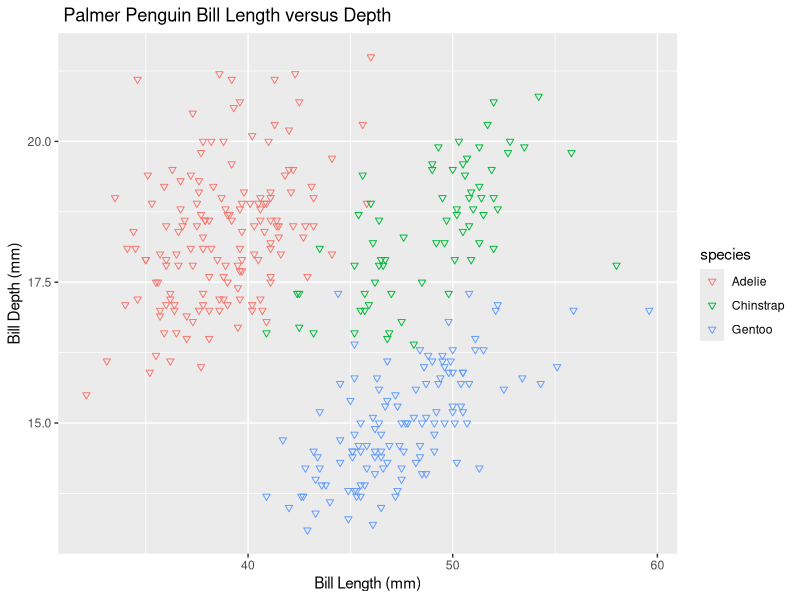
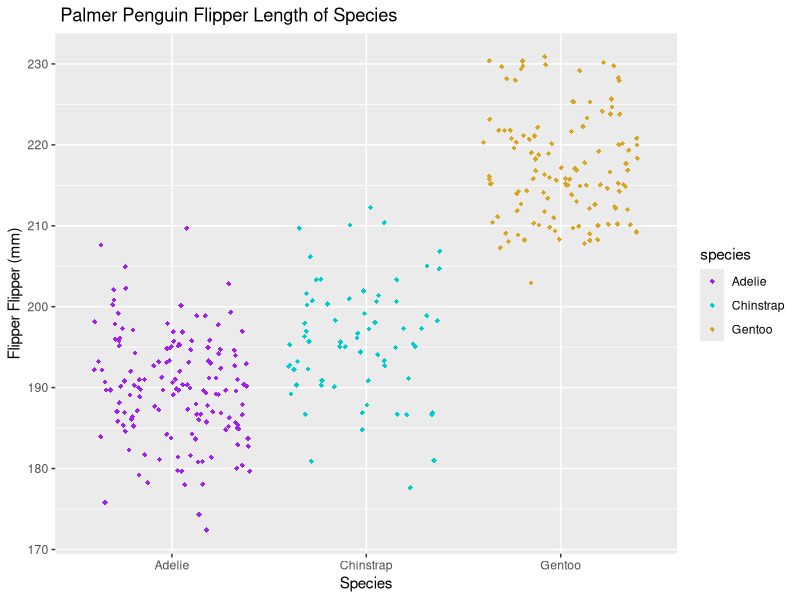

Reproduce these figures in R, in order.
## ---- chunk 1
library(tidyverse)
library(palmerpenguins)
## ---- chunk 2
fx = expression(x ^ 2)
x = 3
df_dx = D(fx,'x')
df_dx
slope = eval(df_dx)
slope
## ---- chunk 3
Pa = expression(2*((3*a + 2)^4) - 5)
a = 1.2
dP_da = D(Pa,'a')
dP_da
slope = eval(dP_da)
slope
## ---- chunk 4
ggplot(data = penguins, aes(x=bill_length_mm, y=bill_depth_mm,color=species))+
  geom_point(shape=6)+
  labs(x="Bill Length (mm)",y="Bill Depth (mm)",title=" Palmer Penguin Bill Length versus Depth")
## ---- chunk 5
ggplot(data = penguins, aes(x=species, y=flipper_length_mm,color=species))+
  geom_jitter(shape=18)+
  scale_color_manual(values = c("purple","cyan3","goldenrod"))+
  labs(x="Species",y="Flipper Flipper (mm)",title=" Palmer Penguin Flipper Length of Species")
